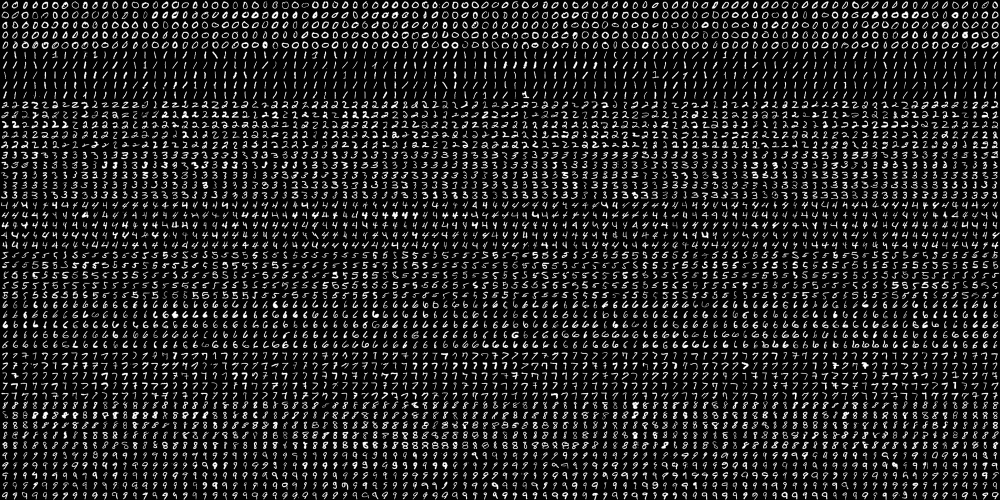
#> input picture number/digits.png, 2000 x 1000 px (shown at 1/2 size)
$ python initial_number_train.py
#> lines starting #> are read from the running program, lines starting #| are printed output that depends on the picture; after the words box and inside, x2 and y2 are one past the last pixel; in counts of white or black regions, pixels touching at a corner belong together
import cv2
import numpy as np
import os
import matplotlib.pyplot as plt
### 본 폴더에 있는 digits.png 내에 있는 500개의 손글씨 이미지로 손글씨를 학습시킨 데이터를 npz파일로 저장합니다. ###
np.set_printoptions(threshold=np.inf, linewidth=np.inf)
now_dir = os.path.dirname(os.path.abspath(__file__))

img = cv2.imread(now_dir + '/digits.png')
#> img is the input picture: shape (1000, 2000, 3); min 0, max 255, mean 33.8

gray = cv2.cvtColor(img, cv2.COLOR_BGR2GRAY)

#20x20인 손 글씨를 50x70 크기로 확장합니다.
expand = cv2.resize(gray, None, fx=2.5, fy=3.5, interpolation=cv2.INTER_CUBIC)
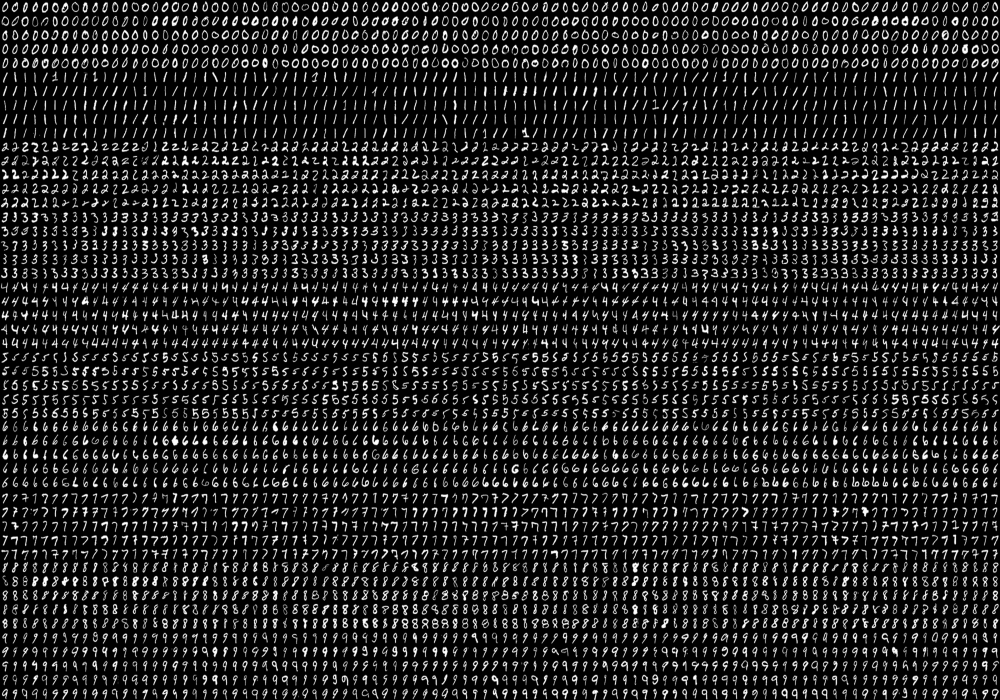
#> expand: shape (3500, 5000) (shown at 1/5 size); min 0, max 255, mean 34.4

#이진화(중간값)
ret, thresh = cv2.threshold(expand, 127, 255, cv2.THRESH_BINARY)
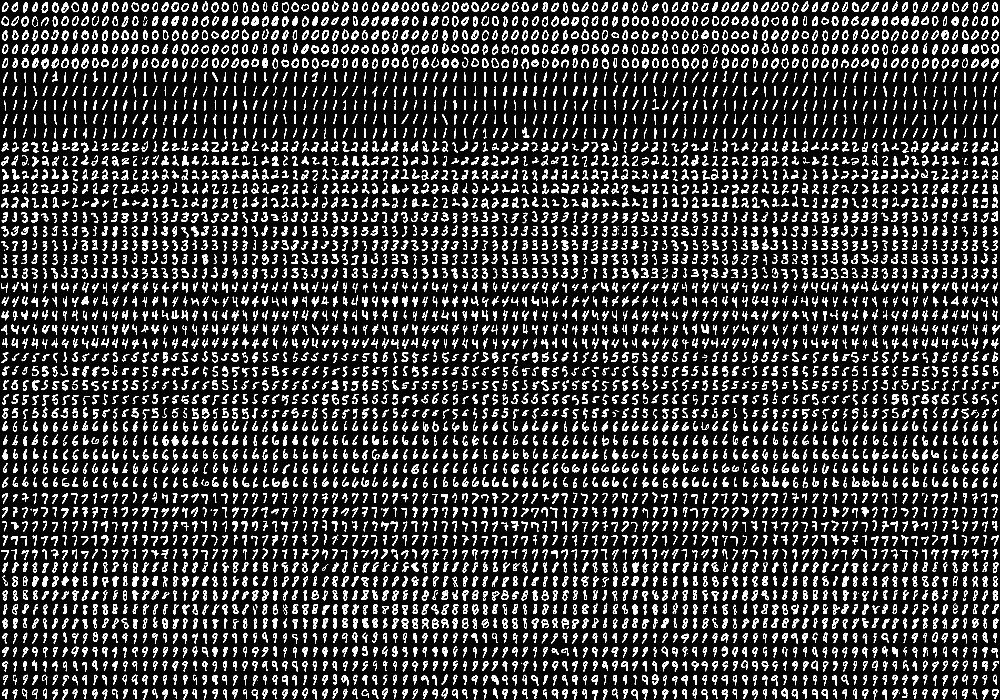
#> thresh: shape (3500, 5000) (shown at 1/5 size); 13.3% white; 5192 white regions (74 under 20 px), largest, box (x1, y1, x2, y2) and area: (4359, 80, 4393, 130) 1097, (4810, 220, 4840, 270) 1067, (4508, 80, 4542, 130) 1061

# 세로로 50줄, 가로로 100줄로 사진을 나눕니다.
cells = [np.hsplit(row, 100) for row in np.vsplit(thresh, 50)]
#> cells = 50 items
x = np.array(cells)
#print(x.shape) # (50, 100, 70, 50) 세로 50개, 가로 100개 -> 50x70의 데이터 (2차원 배열의 요소가 2차원 배열임
#print(x[0][0])
#print(cells[0][0])

# 각 (50 X 70) 크기의 사진을 한 줄(1 X 3500)으로 바꿉니다. 2차원 배열 -> 1차원 배열 (벡터)
train = x[:, :].reshape(-1, 3500).astype(np.float32)
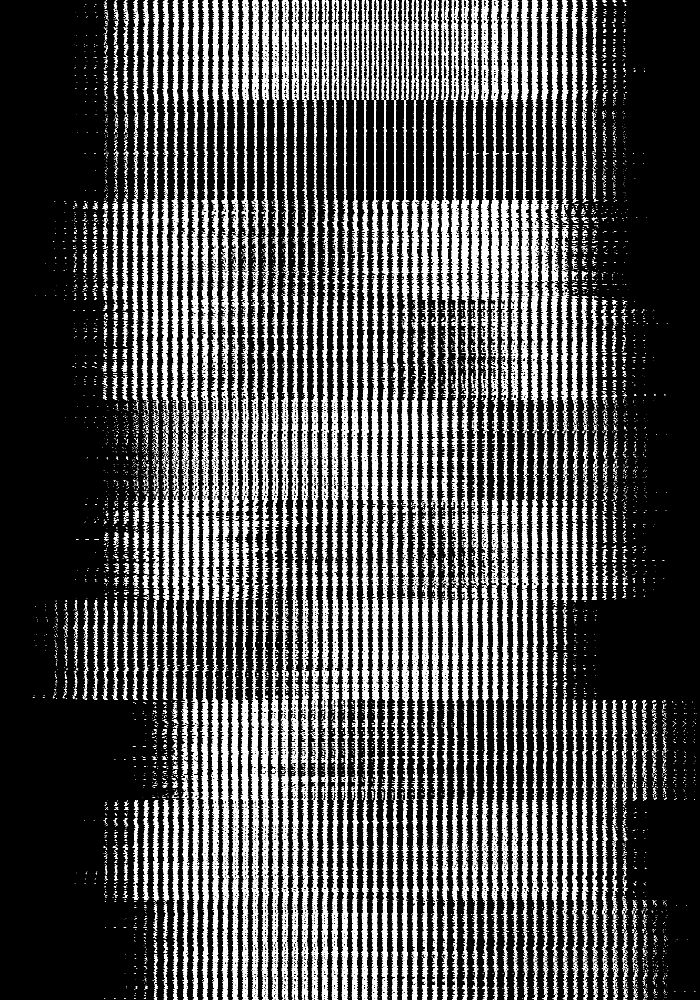
#> train: shape (5000, 3500) float32 (shown at 1/5 size); 13.3% white; 63171 white regions (45403 under 20 px), largest, box (x1, y1, x2, y2) and area: (2006, 1985, 2045, 2484) 8400, (1858, 3992, 1895, 4588) 6597, (2309, 3000, 2344, 3387) 5704
#print(train.shape)

# 0이 500개, 1이 500개, ... 로 총 5,000개가 들어가는 (1 x 5000) 배열을 만듭니다.
k = np.arange(10)
train_labels = np.repeat(k, 500)[:, np.newaxis]
#print(train_labels)

np.savez(now_dir + "/trained.npz", train=train, train_labels=train_labels) #정답 데이터 저장
